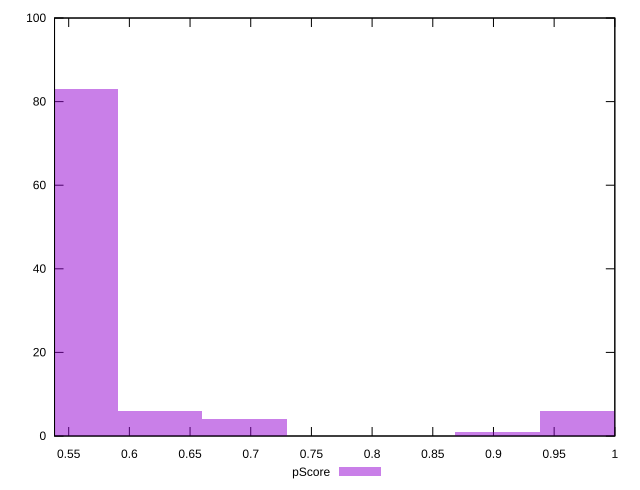

Generate this figure with gnuplot:
reset

$pScore <<EOF
0.9728735630994 6
0.5559277503425143 83
0.6949096879281429 4
0.6254187191353285 6
0.9033825943065857 1
EOF

set key outside below
set boxwidth 0.06949096879281429
set xrange [0.5383333333333333:1]
set yrange [0:100]
set trange [0:100]
set style fill transparent solid 0.5 noborder
set terminal svg size 640, 490 enhanced background rgb 'white'
set output "report_00008_2021-01-22T20:58:29.167/uses-rel-preload/samples/pages/pScore/histogram.svg"

plot $pScore title "pScore" with boxes

reset
